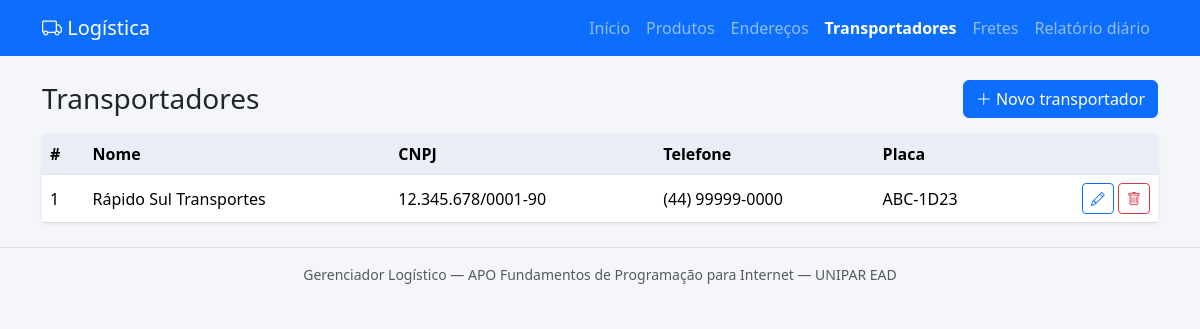
The page /transportadores/index.php on the database its author committed.
### tables this page shows
CREATE TABLE IF NOT EXISTS transportadores (
    id INT AUTO_INCREMENT PRIMARY KEY,
    nome VARCHAR(120) NOT NULL,
    cnpj VARCHAR(18) NOT NULL,
    telefone VARCHAR(20) NULL,
    placa_veiculo VARCHAR(8) NULL
);

### includes/db.php (called while the page is built, shortened)
<?php
function db(): PDO
{
    static $pdo = null;
    $cfg = require __DIR__ . '/../config/config.php';
    $opcoes = [
        PDO::ATTR_ERRMODE => PDO::ERRMODE_EXCEPTION,
        PDO::ATTR_DEFAULT_FETCH_MODE => PDO::FETCH_ASSOC,
    ];
    try {
        if ($cfg['driver'] === 'sqlite') {
            $pdo = new PDO('sqlite:' . $cfg['sqlite_arquivo'], null, null, $opcoes);
            $pdo->exec('PRAGMA foreign_keys = ON');
        } else {
            $dsn = "mysql:host={$cfg['host']};port={$cfg['porta']};dbname={$cfg['banco']};charset=utf8mb4";
            $pdo = new PDO($dsn, $cfg['usuario'], $cfg['senha'], $opcoes);
        }
    } catch (PDOException $e) {
        http_response_code(500);
        exit('<h3>Não foi possível conectar ao banco.</h3>'
            . '<p>Inicie o MySQL no XAMPP e acesse <a href="instalar.php">instalar.php</a> '
            . 'para criar o banco e as tabelas.</p>');
    }
    return $pdo;
}
function consulta(string $sql, array $params = []): PDOStatement
{
    $st = db()->prepare($sql);
    $st->execute($params);
    return $st;
}

### includes/helpers.php (called while the page is built, shortened)
<?php
require_once __DIR__ . '/db.php';
function e($valor): string
{
    return htmlspecialchars((string)$valor, ENT_QUOTES, 'UTF-8');
}

### transportadores/index.php (the view, shortened to what this page needs)
<?php
require __DIR__ . '/../includes/header.php';
$lista = consulta('SELECT * FROM transportadores ORDER BY nome')->fetchAll();
?>
<div class="d-flex justify-content-between align-items-center mb-3">
    <h1 class="h3 mb-0">Transportadores</h1>
    <a class="btn btn-primary" href="form.php"><i class="bi bi-plus-lg"></i> Novo transportador</a>
</div>
<div class="card"><div class="table-responsive">
<table class="table table-hover align-middle mb-0">
    <thead><tr><th>#</th><th>Nome</th><th>CNPJ</th><th>Telefone</th><th>Placa</th><th></th></tr></thead>
    <tbody>
    <?php foreach ($lista as $t): ?>
        <tr>
            <td><?= $t['id'] ?></td>
            <td><?= e($t['nome']) ?></td>
            <td><?= e($t['cnpj']) ?></td>
            <td><?= e($t['telefone']) ?></td>
            <td><?= e($t['placa_veiculo']) ?></td>
            <td class="text-end text-nowrap">
                <a class="btn btn-sm btn-outline-primary" href="form.php?id=<?= $t['id'] ?>"><i class="bi bi-pencil"></i></a>
                <form class="d-inline" method="post" action="excluir.php" onsubmit="return confirm('Excluir este transportador?')">
                    <button class="btn btn-sm btn-outline-danger"><i class="bi bi-trash"></i></button>
                </form>
            </td>
        </tr>
    <?php endforeach; ?>
    </tbody>
</table></div></div>
<?php require __DIR__ . '/../includes/footer.php'; ?>

### assets/css/style.css (style rules this page uses)
body { background: #f4f6f9; }
.card { border: 0; box-shadow: 0 1px 4px rgba(0, 0, 0, .08); }
.table thead th { background: #e9eef6; white-space: nowrap; }

### rows shown on the page
transportadores: id "1", nome "Rápido Sul Transportes", cnpj "12.345.678/0001-90", telefone "(44) 99999-0000", placa_veiculo "ABC-1D23"

### other values the page prints
$rotulo "Início"
$rotulo "Produtos"
$rotulo "Endereços"
$rotulo "Transportadores"
$rotulo "Fretes"
$rotulo "Relatório diário"
